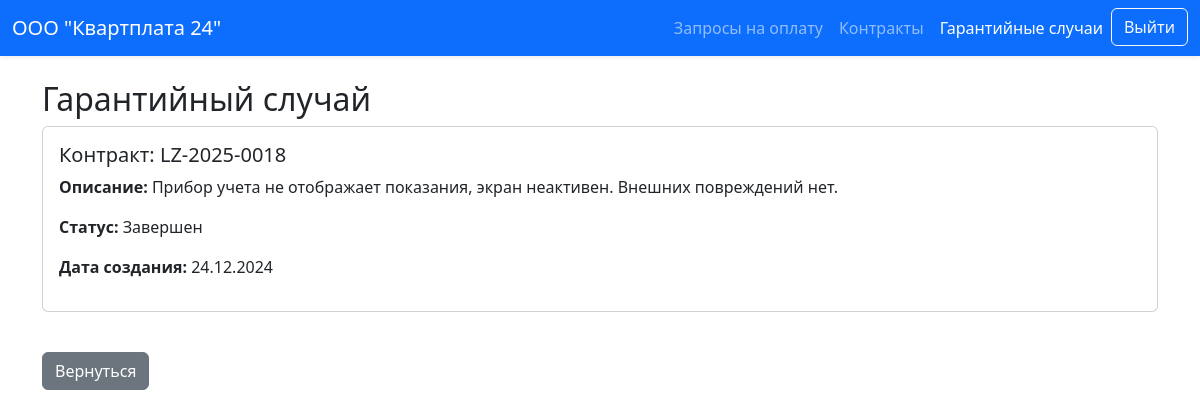
Screenshot of /warranty/1/ (signed in) with the database file from the repository.
### leasing/models.py (models this page shows, shortened)
class Profile(models.Model):
    ROLE_CHOICES = [
        ('LR', 'Lessor'),
        ('LE', 'Lessee'),
        ('SE', 'Seller'),
        ('AD', 'Admin')
    ]
    user = models.OneToOneField(
        User,
        related_name='profile',
        on_delete=models.CASCADE
    )
    display_name = models.CharField(
        max_length=200,
        blank=True,
        null=True
    )
    role = models.CharField(
        max_length=2,
        choices=ROLE_CHOICES
    )

class WarrantyCase(models.Model):
    STATUS_CHOICES = [
        ('CR', 'Создан'),
        ('IW', 'В процесссе'),
        ('CO', 'Решен'),
    ]
    contract = models.ForeignKey(
        Contract,
        related_name='warranty_cases',
        on_delete=models.CASCADE
    )
    description = models.TextField()
    created = models.DateTimeField(auto_now_add=True)
    resolved = models.CharField(
        max_length=2,
        choices=STATUS_CHOICES,
        default='CR'
    )

class Contract(models.Model):
    lessor = models.ForeignKey(
        User,
        related_name='lessor_contracts',
        on_delete=models.CASCADE
    )
    lessee = models.ForeignKey(
        User,
        related_name='lessee_contracts',
        on_delete=models.CASCADE
    )
    seller = models.ForeignKey(
        User,
        related_name='seller_contracts',
        on_delete=models.CASCADE
    )
    number = models.CharField(max_length=30)
    meter = models.CharField(max_length=20)
    started = models.DateField()
    class Meta:
        ordering = ['-started', '-number']
    def __str__(self):
        return self.number

### leasing/views.py (the view, shortened to what this page needs)
# urls.py: path('warranty/<int:pk>/', views.view_warranty, name='view_warranty'),
@login_required
def view_warranty(request, pk):
    warranty = get_object_or_404(WarrantyCase, pk=pk)
    user = request.user
    is_seller = user.profile.role == 'SE'
    company_name = user.profile.display_name
    return render(
        request,
        'warranty/view.html',
        {
                'warranty': warranty,
                'is_seller': is_seller,
                'company_name': company_name,
                'section': 'warranty',
                'is_lessor': request.user.profile.role == 'LR',
            }
        )

### leasing/templates/warranty/view.html (shortened to what this page needs)
{% extends 'base.html' %}
{% block content %}
	<div class="container mt-4">
        <h2>Гарантийный случай</h2>
        <div class="card mb-4">
            <div class="card-body">
                <h5 class="card-title">Контракт: {{ warranty.contract }}</h5>
                <p><strong>Описание:</strong> {{ warranty.description }}</p>
                <p><strong>Статус:</strong>
                    {% if warranty.resolved == 'CR' %}
                        Создан
                    {% elif warranty.resolved == 'IW' %}
                        В работе
                    {% elif warranty.resolved == 'CO' %}
                        Завершен
                    {% endif %}
                </p>
                <p><strong>Дата создания:</strong> {{ warranty.created|date:"d.m.Y" }}</p>
            </div>
        </div>
        <a href="{% url 'list_warranty' %}" class="btn btn-secondary mt-3">Вернуться</a>
    </div>
{% endblock %}

### leasing/templates/includes/header.html (shortened to what this page needs)
<nav class="navbar navbar-expand-lg navbar-dark bg-primary shadow-sm">
    <div class="container-fluid">
        <a class="navbar-brand" href="#">
            {{ company_name }}
        </a>
        <div class="collapse navbar-collapse" id="navbarNav">
            <ul class="navbar-nav ms-auto">
                {% if is_lessor %}
                    <li class="nav-item">
                        <a class="nav-link {% if section == 'requested_payments' %}active{% endif %}" href="{% url 'request_paid_list' %}">Запросы на оплату</a>
                    </li>
                {% endif %}
                <li class="nav-item">
                    <a class="nav-link {% if section == 'contract' %}active{% endif %}" href="{% url 'list_contract' %}">Контракты</a>
                </li>
                <li class="nav-item">
                    <a class="nav-link {% if section == 'warranty' %}active{% endif %}" href="{% url 'list_warranty' %}">Гарантийные случаи</a>
                </li>
                <li class="nav-item">
                    <form method="post" action="{% url 'logout' %}">
                        <button type="submit" class="btn btn-outline-light">Выйти</button>
                    </form>
                </li>
            </ul>
        </div>
    </div>
</nav>

### rows the page displays
Profile: display_name "ООО \"Квартплата 24\""
WarrantyCase: contract "LZ-2025-0018", description "Прибор учета не отображает показания, экран неактивен. Внешних повреждений нет.", created "24.12.2024"
